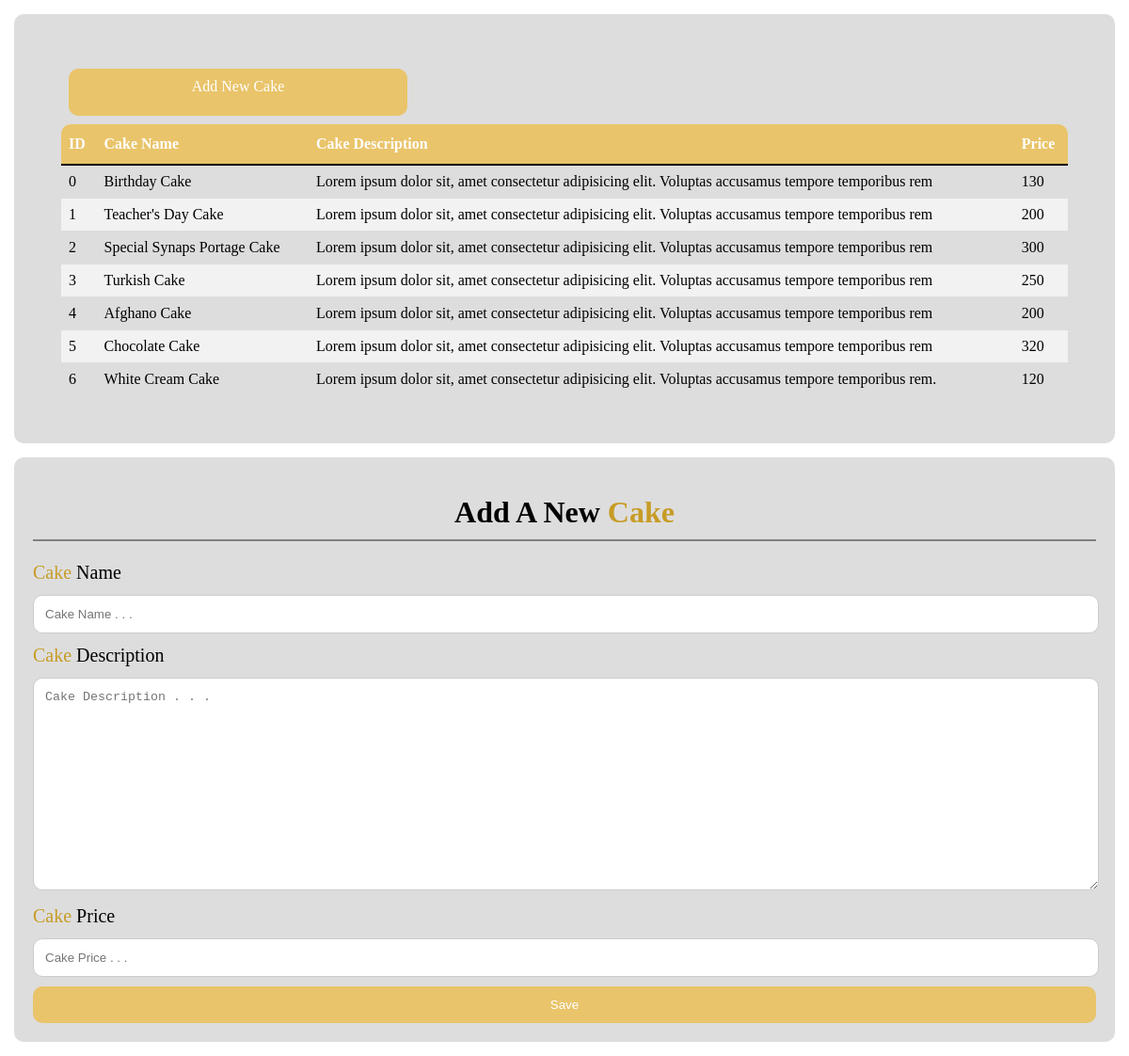
Screenshot of /backend/admin/Pages/addcakes.php with the database file from the repository.
### tables this page shows
CREATE TABLE `cakes` (
  `id` int(10) NOT NULL,
  `cake_name` varchar(30) DEFAULT NULL,
  `discription` varchar(100) NOT NULL,
  `price` int(10) DEFAULT NULL
);

### backend/admin/Pages/addcakes.php (the view, shortened to what this page needs)
<?php
 require ('../../files/connection.php');
 try {
     $stmt = $pdo->prepare("SELECT * FROM `cakes`");
     $stmt->execute();
     $cakes = $stmt->fetchAll(PDO::FETCH_ASSOC);
 } catch (Exception $ex) {
     $result = $ex->getMessage();
 }
?>
<!DOCTYPE html>
<html lang="en">
<head>
</head>
<body>
    <div class="burgerlist">
    <div class="table">
        <table>
            <tr>
                <td colspan="4"><a href="#form" class="btn">Add New Cake</span></a></td>
            </tr>
            <tr>
                <th class="left">ID</th>
                <th>Cake Name</th>
                <th>Cake Description</th>
                <th class="right">Price</th>
            </tr>
            <?php foreach ($cakes as $key => $cake): ?>
                <tr>
                    <td ><?php echo $key?></td>
                    <td><?php echo $cake['cake_name']?></td>
                    <td><?php echo $cake['discription']?></td>
                    <td><?php echo $cake['price']?></td>
                </tr>
                <?php endforeach; ?>
        </table>
    </div>
    </div>
    <div class="form" id="form">
        <center>
            <div class="linkname">
                <h1>Add A New <span>Cake</span></h1>
            </div>
        </center>
        <form action="php Files/addfood.php" method="post">
            <div class="row">
                <div class="col-25">
                    <label for="burgername"><span>Cake</span> Name</label>
                    <div class="col-75">
                        <input type="text" name="cakename" placeholder="Cake Name . . ." require>
                    </div>
                </div>
            </div>
            <div class="row">
                <div class="col-25">
                    <label for="cakeDescription"><span>Cake</span> Description</label>
                    <div class="col-75">
                        <textarea type="text" name="cakedescription" placeholder="Cake Description . . ." ></textarea>
                    </div>
                </div>
            </div>
            <div class="row">
                <div class="col-25">
                    <label for="cakeprice"><span>Cake</span> Price</label>
                    <div class="col-75">
                        <input type="number" name="cakeprice" placeholder="Cake Price . . ." require>
                    </div>
                </div>
            </div>
            <div class="row">
                <input type="submit" name="submitcake" value="Save">
            </div>
        </form>
    </div>
</body>
</html>

### rows the page displays
cakes: key "0", cake_name "Birthday Cake", discription "Lorem ipsum dolor sit, amet consectetur adipisicing elit. Voluptas accusamus tempore temporibus rem", price "130"
cakes: key "1", cake_name "Teacher's Day Cake", discription "Lorem ipsum dolor sit, amet consectetur adipisicing elit. Voluptas accusamus tempore temporibus rem", price "200"
cakes: key "2", cake_name "Special Synaps Portage Cake", discription "Lorem ipsum dolor sit, amet consectetur adipisicing elit. Voluptas accusamus tempore temporibus rem", price "300"
cakes: key "3", cake_name "Turkish Cake", discription "Lorem ipsum dolor sit, amet consectetur adipisicing elit. Voluptas accusamus tempore temporibus rem", price "250"
cakes: key "4", cake_name "Afghano Cake", discription "Lorem ipsum dolor sit, amet consectetur adipisicing elit. Voluptas accusamus tempore temporibus rem", price "200"
cakes: key "5", cake_name "Chocolate Cake", discription "Lorem ipsum dolor sit, amet consectetur adipisicing elit. Voluptas accusamus tempore temporibus rem", price "320"
cakes: key "6", cake_name "White Cream Cake", discription "Lorem ipsum dolor sit, amet consectetur adipisicing elit. Voluptas accusamus tempore temporibus rem.", price "120"
